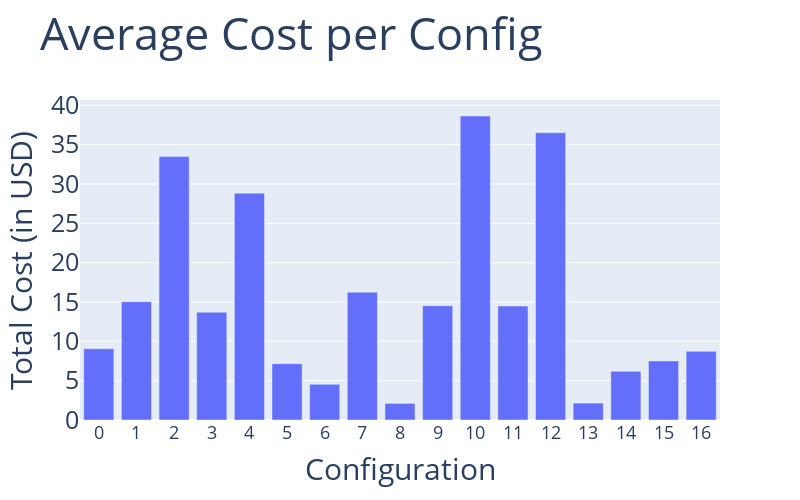

The notebook cell saved with this chart:
### Code cell
fig = px.bar(df_avg, x='index', y='total_cost', title='Average Cost per Config',
             labels={'index': 'Id', 'total_cost': 'Total Cost'}, width=800, height=500)

fig.update_layout(xaxis_title='Configuration', yaxis_title='Total Cost (in USD)', showlegend=False, bargap=0.2,
                  xaxis=dict(tickmode='linear', tick0=0, dtick=1, tickfont=dict(size=18)),
                  yaxis=dict(tickfont=dict(size=25)),
                  yaxis_title_font=dict(size=30),
                  xaxis_title_font=dict(size=30),
                  title_font=dict(size=45))

fig.show()
fig.write_image("total_cost.png", width=1200, height=800, scale=2)  # Adjust width, height, and scale as needed

### Figure 1 — Plotly figure (JSON) as saved in the notebook; plotly's stock layout.template omitted (floating-point values rounded to 4 significant figures)
{"data": [{"alignmentgroup": "True", "hovertemplate": "Id=%{x}<br>Total Cost=%{y}<extra></extra>", "legendgroup": "", "marker": {"color": "#636efa", "pattern": {"shape": ""}}, "name": "", "offsetgroup": "", "orientation": "v", "showlegend": false, "textposition": "auto", "type": "bar", "x": [0, 1, 2, 3, 4, 5, 6, 7, 8, 9, 10, 11, 12, 13, 14, 15, 16], "xaxis": "x", "y": [9.06, 15.03, 33.48, 13.69, 28.83, 7.155, 4.533, 16.25, 2.111, 14.52, 38.64, 14.48, 36.52, 2.147, 6.184, 7.504, 8.728], "yaxis": "y"}], "layout": {"bargap": 0.2, "barmode": "relative", "height": 500, "legend": {"tracegroupgap": 0}, "showlegend": false, "title": {"font": {"size": 45}, "text": "Average Cost per Config"}, "width": 800, "xaxis": {"anchor": "y", "domain": [0, 1], "dtick": 1, "tick0": 0, "tickfont": {"size": 18}, "tickmode": "linear", "title": {"font": {"size": 30}, "text": "Configuration"}}, "yaxis": {"anchor": "x", "domain": [0, 1], "tickfont": {"size": 25}, "title": {"font": {"size": 30}, "text": "Total Cost (in USD)"}}}}
